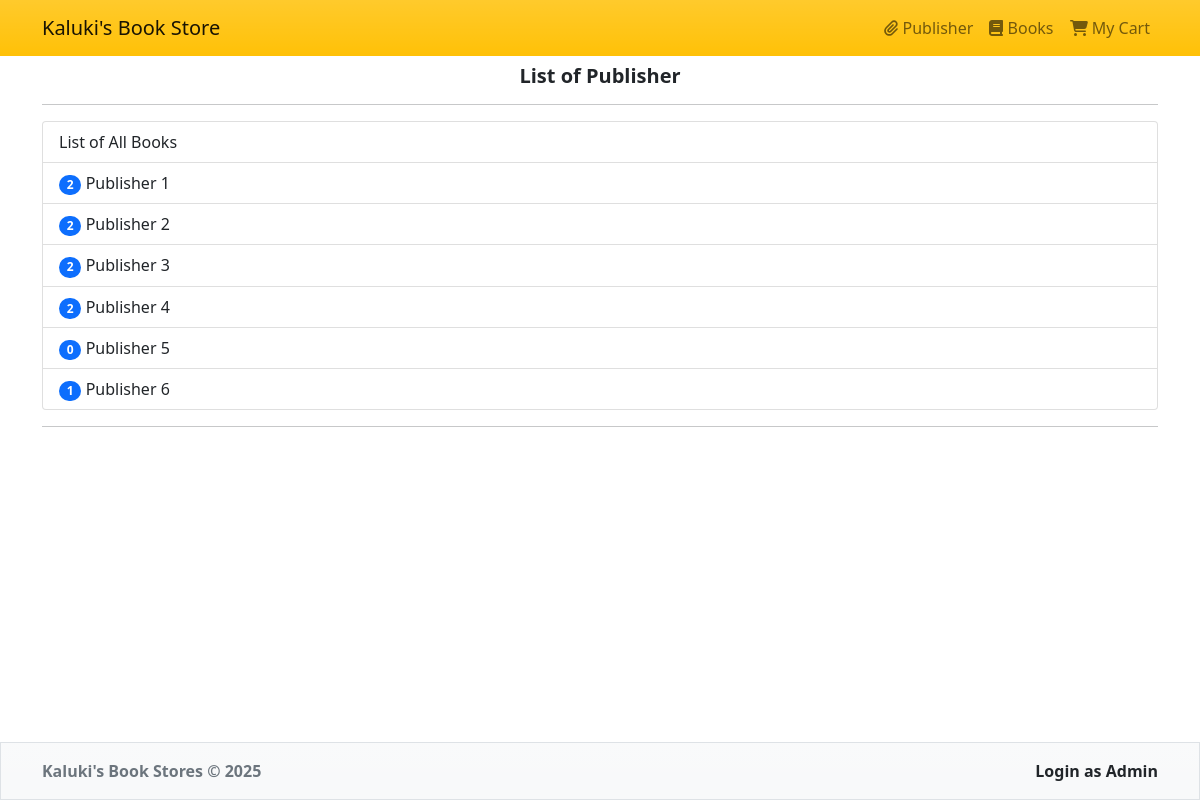
The app's page /publisher_list.php with its own data.
### tables this page shows
CREATE TABLE `publisher` (
  `publisherid` int(10) UNSIGNED NOT NULL,
  `publisher_name` varchar(60) NOT NULL
);

### publisher_list.php (the view, shortened to what this page needs)
<?php
	$conn = db_connect();
	$query = "SELECT * FROM publisher ORDER BY publisherid";
	$result = mysqli_query($conn, $query);
	require "./template/header.php";
?>
	<div class="h5 fw-bolder text-center">List of Publisher</div>
	<hr>
	<div class="list-group">
		<a class="list-group-item list-group-item-action" href="books.php">
			List of All Books
		</a>
	<?php
		while($row = mysqli_fetch_assoc($result)){
			$count = 0;
			$query = "SELECT publisherid FROM books";
			$result2 = mysqli_query($conn, $query);
			while ($pubInBook = mysqli_fetch_assoc($result2)){
				if($pubInBook['publisherid'] == $row['publisherid']){
					$count++;
				}
			}
	?>
		<a class="list-group-item list-group-item-action" href="bookPerPub.php?pubid=<?php echo $row['publisherid']; ?>">
			<span class="badge badge-primary bg-primary rounded-pill"><?php echo $count; ?></span>
			<?php echo $row['publisher_name']; ?>
		</a>
	<?php } ?>
	</div>
<?php
	require "./template/footer.php";
?>

### records on screen
publisher: count "2", publisher_name "Publisher 1"
publisher: count "2", publisher_name "Publisher 2"
publisher: count "2", publisher_name "Publisher 3"
publisher: count "2", publisher_name "Publisher 4"
publisher: count "0", publisher_name "Publisher 5"
publisher: count "1", publisher_name "Publisher 6"
